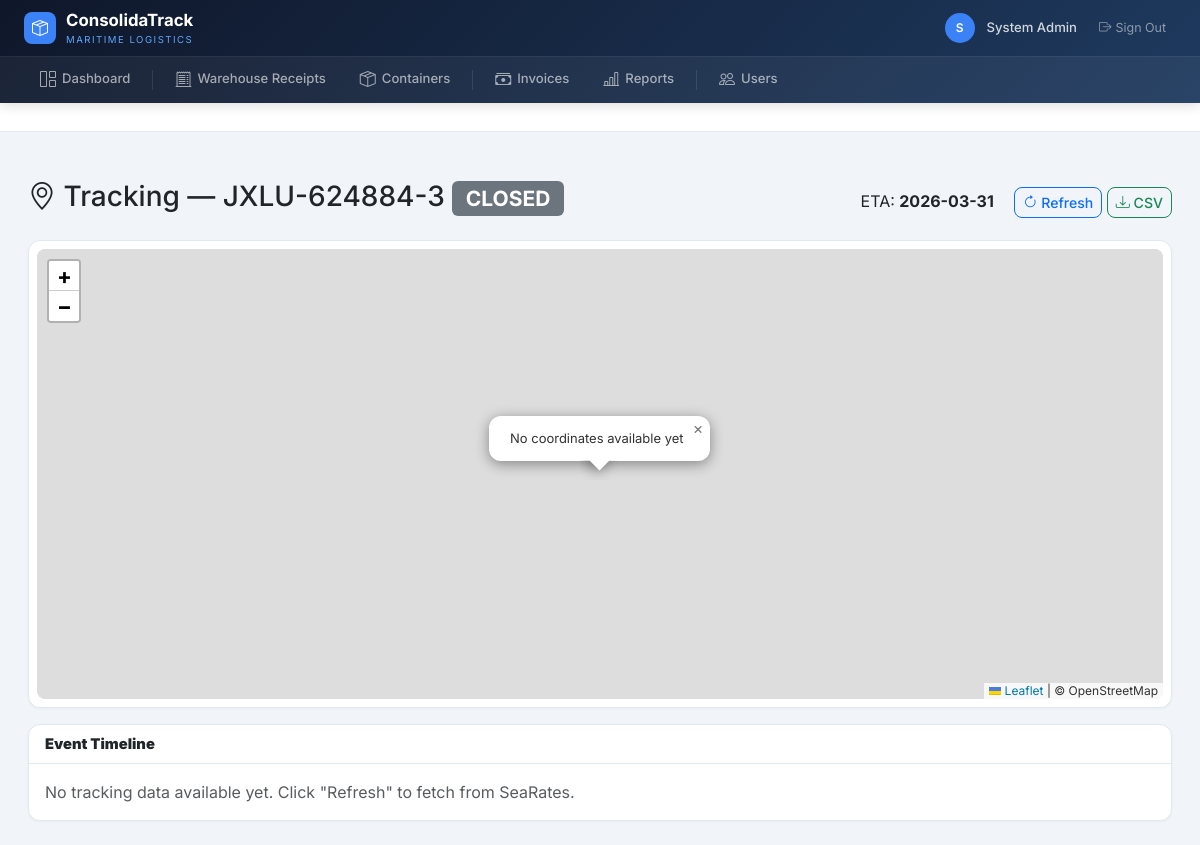
/tracking/1 (signed in), run on the app's committed database.
### app/models.py (models this page shows, shortened)
class User(UserMixin, db.Model):
    __tablename__ = "users"
    id = db.Column(db.Integer, primary_key=True)
    email = db.Column(db.String(200), unique=True, nullable=False)
    password_hash = db.Column(db.String(256), nullable=False)
    full_name = db.Column(db.String(200), nullable=False)
    is_active = db.Column(db.Boolean, default=True)
    created_at = db.Column(db.DateTime, default=_utcnow)
    roles = db.relationship("Role", secondary=user_roles, backref="users")
    def has_role(self, role_name: str) -> bool:
        return any(r.name == role_name for r in self.roles)

class Container(db.Model):
    __tablename__ = "containers"
    id = db.Column(db.Integer, primary_key=True)
    warehouse_id = db.Column(db.Integer, db.ForeignKey("warehouses.id"), nullable=False)
    container_number = db.Column(db.String(20))  # may be TBD at PLANNED stage
    container_type = db.Column(db.String(10))     # 20, 40, 40HQ
    booking_number = db.Column(db.String(50))
    carrier = db.Column(db.String(100))           # shipping line / naviera
    forwarder = db.Column(db.String(100))
    pol = db.Column(db.String(100))               # Port of Loading
    pod = db.Column(db.String(100))               # Port of Discharge
    etd = db.Column(db.Date)                      # Estimated Time of Departure
    eta = db.Column(db.Date)                      # Estimated Time of Arrival
    status = db.Column(db.Enum(ContainerStatus), nullable=False, default=ContainerStatus.PLANNED)
    notes = db.Column(db.Text)
    created_at = db.Column(db.DateTime, default=_utcnow)
    updated_at = db.Column(db.DateTime, default=_utcnow, onupdate=_utcnow)
    load_lines = db.relationship("ContainerLoadLine", backref="container", lazy="dynamic",
                                  cascade="all, delete-orphan")
    events = db.relationship("ContainerEvent", backref="container", lazy="dynamic",
                              order_by="ContainerEvent.event_time")
    tracking_points = db.relationship("ContainerTrackingPoint", backref="container",
                                       lazy="dynamic", order_by="ContainerTrackingPoint.timestamp")
    freight_invoices = db.relationship("FreightInvoice", backref="container", lazy="dynamic")
    photos = db.relationship("ContainerPhoto", backref="container", lazy="dynamic",
                              cascade="all, delete-orphan", order_by="ContainerPhoto.uploaded_at.desc()")
    checklist = db.relationship("ContainerCheckItem", backref="container", lazy="dynamic",
                                 cascade="all, delete-orphan", order_by="ContainerCheckItem.sort_order")
    __table_args__ = (
        db.Index("ix_container_status", "status"),
        db.Index("ix_container_warehouse", "warehouse_id"),
    )
    VALID_TRANSITIONS = {
        ContainerStatus.PLANNED: [ContainerStatus.LOADING],
        ContainerStatus.LOADING: [ContainerStatus.CLOSED],
        ContainerStatus.CLOSED: [ContainerStatus.SHIPPED],
        ContainerStatus.SHIPPED: [ContainerStatus.ARRIVED],
        ContainerStatus.ARRIVED: [ContainerStatus.UNLOADED],
    }

### app/blueprints/tracking/__init__.py (the view, shortened to what this page needs)
@tracking_bp.route("/<int:container_id>")
@login_required
def tracking_map(container_id):
    container = db.session.get(Container, container_id)
    if not container:
        flash("Container not found.", "warning")
        return redirect(url_for("containers.container_list"))
    points = container.tracking_points.order_by(
        ContainerTrackingPoint.timestamp.asc()
    ).all()
    track_data = []
    return render_template(
        "tracking/map.html",
        container=container,
        track_data=json.dumps(track_data),
        points=points,
    )

### app/templates/tracking/map.html (shortened to what this page needs)
{% extends "base.html" %}
{% block extra_head %}
<link rel="stylesheet" href="https://unpkg.com/leaflet@1.9.4/dist/leaflet.css" />
{% endblock %}
{% block content %}
<div class="d-flex justify-content-between align-items-center mb-3">
  <h3>
    <i class="bi bi-geo-alt"></i> Tracking — {{ container.container_number or 'TBD' }}
    <span class="badge bg-{% if container.status == ContainerStatus.SHIPPED %}primary{% elif container.status == ContainerStatus.ARRIVED %}success{% else %}secondary{% endif %}">
      {{ container.status.value }}
    </span>
  </h3>
  <div>
    <span class="me-3">ETA: <strong>{{ container.eta or 'N/A' }}</strong></span>
    <form method="post" action="{{ url_for('tracking.refresh_tracking', container_id=container.id) }}" class="d-inline">
      <button class="btn btn-outline-primary btn-sm"><i class="bi bi-arrow-clockwise"></i> Refresh</button>
    </form>
    <a href="{{ url_for('reports.tracking_csv', container_id=container.id) }}" class="btn btn-outline-success btn-sm"><i class="bi bi-download"></i> CSV</a>
  </div>
</div>
<div class="card mb-3">
  <div class="card-body p-2">
    <div id="map"></div>
  </div>
</div>
<div class="card">
  <div class="card-header"><strong>Event Timeline</strong></div>
  <div class="card-body">
    {% if points %}
    {% for p in points %}
    <div class="d-flex mb-3">
      <div class="me-3 text-center" style="min-width: 80px">
        <small class="text-muted">{{ p.timestamp.strftime('%b %d') if p.timestamp else '' }}</small><br>
        <small class="text-muted">{{ p.timestamp.strftime('%H:%M') if p.timestamp else '' }}</small>
      </div>
      <div>
        <i class="bi bi-{% if p.latitude %}geo-alt-fill text-primary{% else %}clock text-muted{% endif %} me-1"></i>
        <strong>{{ p.event_description or 'Position update' }}</strong>
        {% if p.location_name %}<br><small class="text-muted">{{ p.location_name }}</small>{% endif %}
        {% if p.latitude %}<br><small class="text-muted">{{ p.latitude }}°, {{ p.longitude }}°</small>{% endif %}
      </div>
    </div>
    {% endfor %}
    {% else %}
    <p class="text-muted mb-0">No tracking data available yet. Click "Refresh" to fetch from SeaRates.</p>
    {% endif %}
  </div>
</div>
{% endblock %}

### app/templates/base.html (shortened to what this page needs)
<!DOCTYPE html>
<html lang="en">
<head>
  <link href="https://cdn.jsdelivr.net/npm/bootstrap@5.3.3/dist/css/bootstrap.min.css" rel="stylesheet">
  <link href="https://cdn.jsdelivr.net/npm/bootstrap-icons@1.11.3/font/bootstrap-icons.min.css" rel="stylesheet">
  {% block extra_head %}{% endblock %}
</head>
<body>
  {% if current_user.is_authenticated %}
  <nav class="main-navbar">
    <div class="navbar-top">
      <div style="display:flex;align-items:center;gap:16px">
        <a href="{{ url_for('dashboard') }}" class="navbar-brand-area">
          <div class="logo-icon"><i class="bi bi-box-seam"></i></div>
          <div>
            <div class="brand-name">ConsolidaTrack</div>
            <div class="brand-sub">Maritime Logistics</div>
          </div>
        </a>
      </div>
      <div class="navbar-user">
        <div class="user-avatar">{{ current_user.full_name[0] }}</div>
        <span class="user-name">{{ current_user.full_name }}</span>
        <a href="{{ url_for('auth.logout') }}" class="btn-logout"><i class="bi bi-box-arrow-right me-1"></i>Sign Out</a>
      </div>
    </div>
    <div class="nav-links-bar" id="navLinks">
      <a href="{{ url_for('dashboard') }}" class="nav-link-item {% if request.endpoint == 'dashboard' %}active{% endif %}">
        <i class="bi bi-grid-1x2"></i> Dashboard
      </a>
      <a href="{{ url_for('wr.wr_list') }}" class="nav-link-item {% if request.blueprint == 'wr' %}active{% endif %}">
        <i class="bi bi-receipt-cutoff"></i> Warehouse Receipts
      </a>
      <a href="{{ url_for('containers.container_list') }}" class="nav-link-item {% if request.blueprint == 'containers' %}active{% endif %}">
        <i class="bi bi-box-seam"></i> Containers
      </a>
      <a href="{{ url_for('finance.invoice_list') }}" class="nav-link-item {% if request.blueprint == 'finance' %}active{% endif %}">
        <i class="bi bi-cash-stack"></i> Invoices
      </a>
      <a href="{{ url_for('reports.report_index') }}" class="nav-link-item {% if request.blueprint == 'reports' %}active{% endif %}">
        <i class="bi bi-bar-chart-line"></i> Reports
      </a>
      {% if current_user.has_role('admin') %}
      <a href="{{ url_for('auth.user_list') }}" class="nav-link-item {% if request.blueprint == 'auth' and request.endpoint != 'auth.login' %}active{% endif %}">
        <i class="bi bi-people"></i> Users
      </a>
      {% endif %}
    </div>
  </nav>
  <div class="page-header">
  </div>
  <div class="content-area pb-0">
  </div>
  <div class="content-area">{% block content %}{% endblock %}</div>
  {% else %}
  <div style="min-height:100vh;background:linear-gradient(135deg,#0f172a,#1e3a5f);display:flex;align-items:center;justify-content:center">
    {% block content_unauth %}{% endblock %}
  </div>
  {% endif %}
</body>
</html>

### app/templates/tracking/map.html (style rules this page uses)
#map { height: 450px; border-radius: 8px; }

### app/templates/base.html (style rules this page uses)
:root { --accent:#3b82f6;--accent-hover:#2563eb;--success:#10b981;--warning:#f59e0b;--danger:#ef4444;--surface:#fff;--border:#e2e8f0;--text-1:#1e293b;--text-2:#64748b;--text-3:#94a3b8 }
* { font-family:'Inter',-apple-system,BlinkMacSystemFont,sans-serif }
body { background:#f1f5f9;margin:0;min-height:100vh;padding-top:0 }
.main-navbar { background:linear-gradient(135deg,#0f172a,#1e3a5f);padding:0;position:sticky;top:0;z-index:1050;box-shadow:0 2px 12px rgba(0,0,0,.15) }
.navbar-top { display:flex;align-items:center;justify-content:space-between;padding:0 24px;height:56px }
.navbar-brand-area { display:flex;align-items:center;gap:10px;text-decoration:none;color:#fff }
.navbar-brand-area .logo-icon { width:32px;height:32px;background:var(--accent);border-radius:8px;display:flex;align-items:center;justify-content:center;font-size:16px;flex-shrink:0 }
.navbar-brand-area .brand-name { font-weight:700;font-size:1.05rem;color:#fff }
.navbar-brand-area .brand-sub { font-size:.6rem;color:#60a5fa;text-transform:uppercase;letter-spacing:1.5px }
.navbar-user { display:flex;align-items:center;gap:12px }
.navbar-user .user-avatar { width:30px;height:30px;border-radius:50%;background:var(--accent);display:flex;align-items:center;justify-content:center;font-size:.75rem;font-weight:600;color:#fff }
.navbar-user .user-name { color:rgba(255,255,255,.8);font-size:.82rem;font-weight:500 }
.navbar-user .btn-logout { color:rgba(255,255,255,.5);font-size:.78rem;text-decoration:none;padding:4px 10px;border-radius:6px;transition:all .2s }
.nav-links-bar { background:rgba(255,255,255,.05);border-top:1px solid rgba(255,255,255,.06);padding:0 24px;display:flex;align-items:center;gap:2px;overflow-x:auto }
.nav-link-item { display:flex;align-items:center;gap:6px;padding:10px 16px;color:rgba(255,255,255,.6);text-decoration:none;font-size:.82rem;font-weight:500;border-bottom:2px solid transparent;transition:all .2s;white-space:nowrap }
.nav-link-item i { font-size:1rem }
.page-header { background:var(--surface);border-bottom:1px solid var(--border);padding:14px 28px;display:flex;align-items:center;justify-content:space-between }
.content-area { padding:24px 28px }
.card { background:var(--surface);border:1px solid var(--border);border-radius:12px;box-shadow:0 1px 3px rgba(0,0,0,.04) }
.card-header { background:transparent;border-bottom:1px solid var(--border);font-weight:600;font-size:.92rem }
.btn { font-weight:500;font-size:.88rem;border-radius:8px }

### data on the page
User: full_name "S", full_name "System Admin"
Container: container_number "JXLU-624884-3", status.value "CLOSED", eta "2026-03-31"
